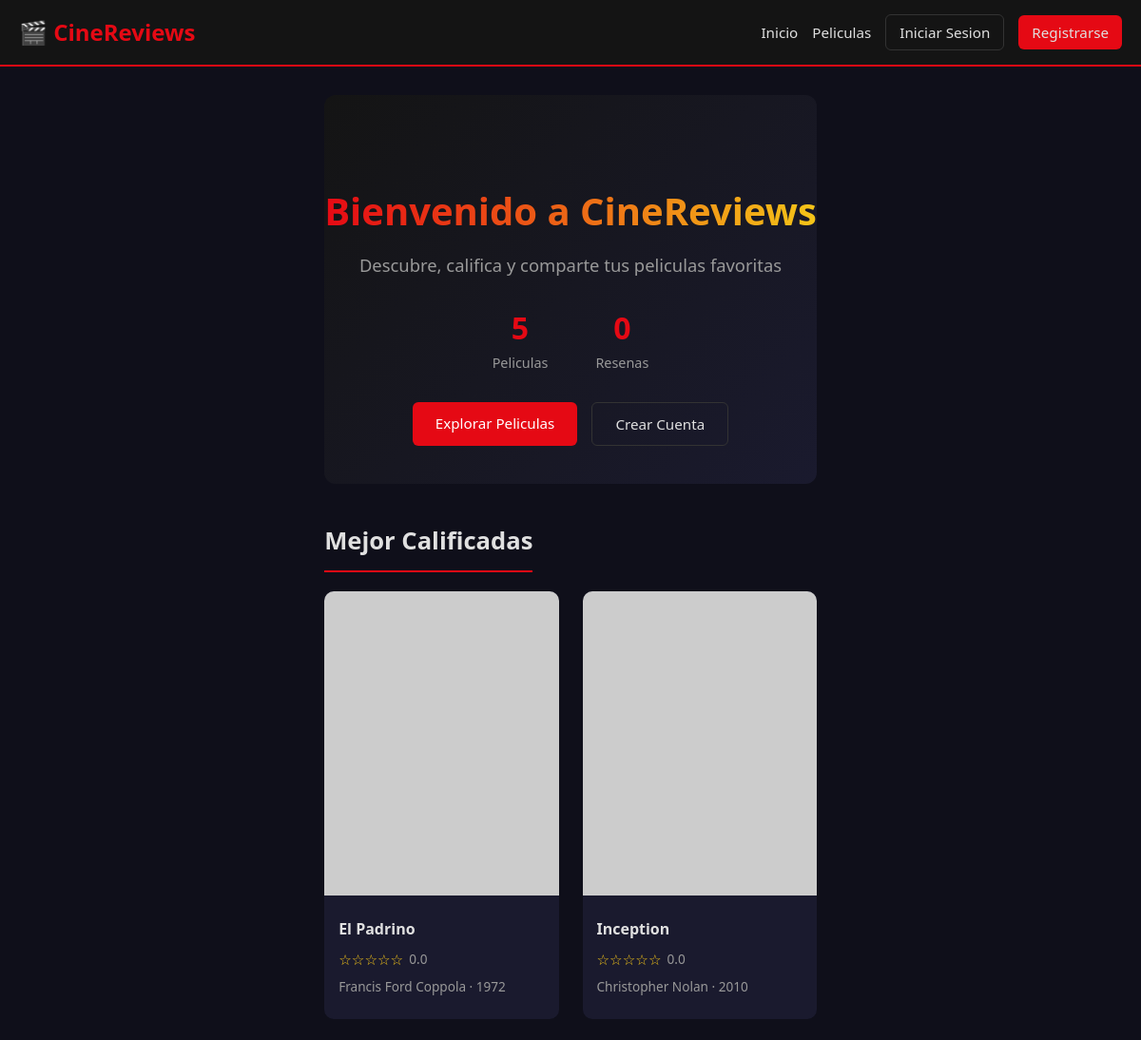
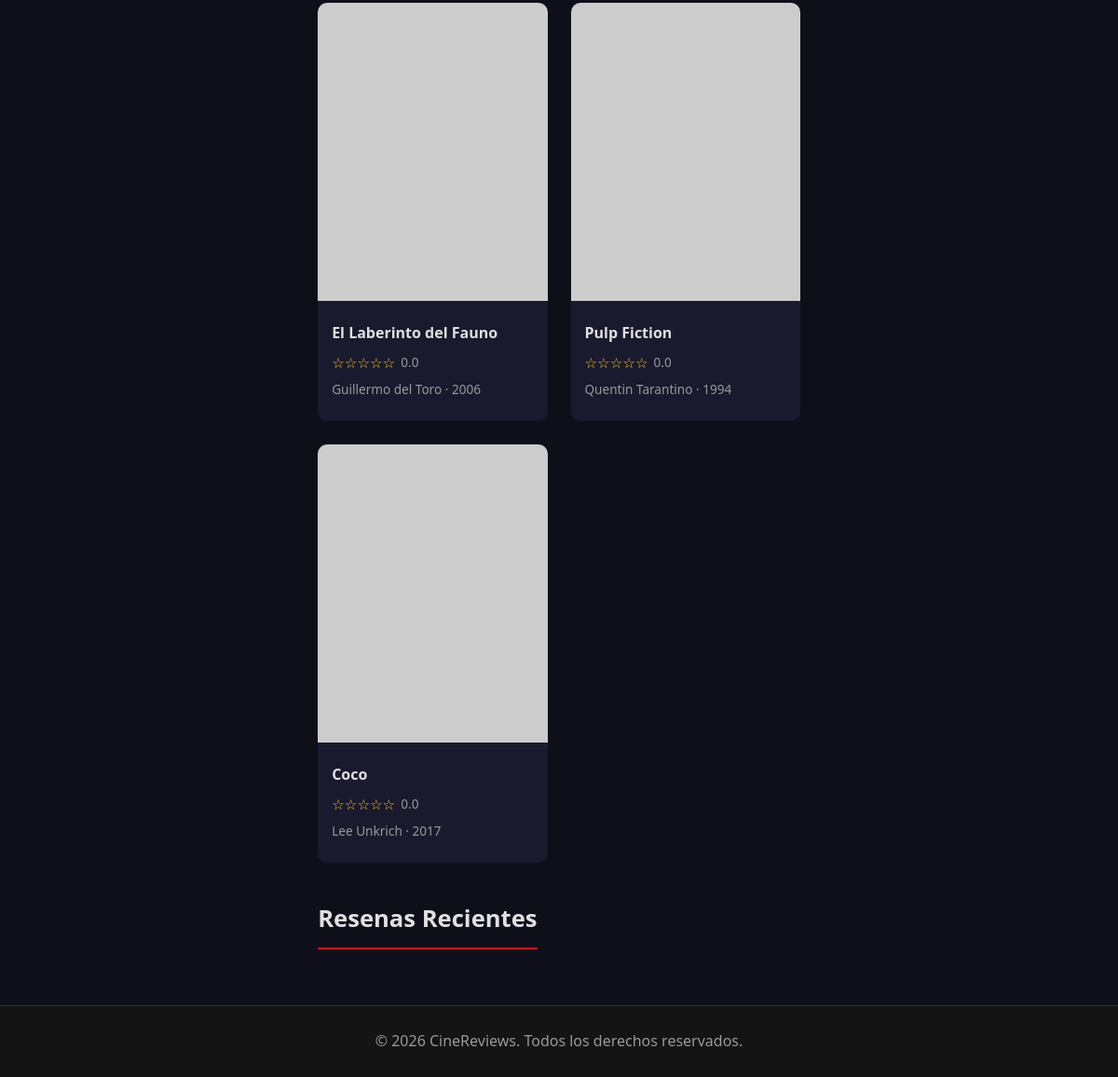
The page / on the database its author committed (2 pictures, top to bottom).
### tables this page shows
CREATE TABLE movies (
    id INT AUTO_INCREMENT PRIMARY KEY,
    title VARCHAR(200) NOT NULL,
    synopsis TEXT NOT NULL,
    director VARCHAR(100) NOT NULL,
    release_year INT NOT NULL,
    genre VARCHAR(100) NOT NULL,
    poster_url VARCHAR(500) DEFAULT NULL,
    rating_avg DECIMAL(3,2) DEFAULT 0.00,
    created_at TIMESTAMP DEFAULT CURRENT_TIMESTAMP
);

### includes/auth.php (called while the page is built, shortened)
<?php
function isLoggedIn() {
    return isset($_SESSION['user_id']);
}
function currentUser() {
    if (!isLoggedIn()) return null;
    $user = new User();
    return $user->findById($_SESSION['user_id']);
}
function sanitize($input) {
    return htmlspecialchars(trim($input), ENT_QUOTES, 'UTF-8');
}

### config/database.php (called while the page is built, shortened)
<?php
function getConnection() {
    static $pdo = null;
    if ($pdo === null) {
        try {
            $dsn = "mysql:host=" . DB_HOST . ";dbname=" . DB_NAME . ";charset=utf8mb4";
            $pdo = new PDO($dsn, DB_USER, DB_PASS, [
                PDO::ATTR_ERRMODE => PDO::ERRMODE_EXCEPTION,
                PDO::ATTR_DEFAULT_FETCH_MODE => PDO::FETCH_ASSOC,
                PDO::ATTR_EMULATE_PREPARES => false,
            ]);
        } catch (PDOException $e) {
            die("Error de conexion: " . $e->getMessage());
        }
    }
    return $pdo;
}

### models/Movie.php (called while the page is built, shortened)
<?php
require_once __DIR__ . '/../config/database.php';
class Movie {
    private $db;
    public function __construct() {
        $this->db = getConnection();
    }
    public function getTopRated($limit = 5) {
        $stmt = $this->db->prepare("SELECT * FROM movies ORDER BY rating_avg DESC LIMIT ?");
        $stmt->execute([$limit]);
        return $stmt->fetchAll();
    }
    public function countAll() {
        return $this->db->query("SELECT COUNT(*) FROM movies")->fetchColumn();
    }
}

### models/Review.php (called while the page is built, shortened)
<?php
require_once __DIR__ . '/../config/database.php';
class Review {
    private $db;
    public function __construct() {
        $this->db = getConnection();
    }
    public function countAll() {
        return $this->db->query("SELECT COUNT(*) FROM reviews")->fetchColumn();
    }
}

### index.php (the view, shortened to what this page needs)
<?php
require_once __DIR__ . '/models/Movie.php';
require_once __DIR__ . '/models/Review.php';
$movieModel = new Movie();
$reviewModel = new Review();
$topMovies = $movieModel->getTopRated(5);
$totalMovies = $movieModel->countAll();
$totalReviews = $reviewModel->countAll();
require_once __DIR__ . '/includes/header.php';
?>
<section class="hero">
    <h1>Bienvenido a CineReviews</h1>
    <p>Descubre, califica y comparte tus peliculas favoritas</p>
    <div class="hero-stats">
        <div class="stat">
            <span class="stat-num"><?= $totalMovies ?></span>
            <span class="stat-label">Peliculas</span>
        </div>
        <div class="stat">
            <span class="stat-num"><?= $totalReviews ?></span>
            <span class="stat-label">Resenas</span>
        </div>
    </div>
    <div class="hero-actions">
        <a href="<?= APP_URL ?>/pages/movies.php" class="btn btn-primary">Explorar Peliculas</a>
        <?php if (!isLoggedIn()): ?>
            <a href="<?= APP_URL ?>/pages/register.php" class="btn btn-outline">Crear Cuenta</a>
        <?php else: ?>
            <a href="<?= APP_URL ?>/pages/add_movie.php" class="btn btn-outline">Agregar Pelicula</a>
        <?php endif; ?>
    </div>
</section>
<section class="home-section">
    <h2>Mejor Calificadas</h2>
    <div class="movie-grid">
        <?php foreach ($topMovies as $movie): ?>
            <div class="movie-card">
                <a href="<?= APP_URL ?>/pages/movie.php?id=<?= $movie['id'] ?>">
                    <img src="<?= sanitize($movie['poster_url'] ?: 'https://via.placeholder.com/300x450?text=' . urlencode($movie['title'])) ?>"
                         alt="<?= sanitize($movie['title']) ?>">
                </a>
                <div class="movie-card-info">
                    <h3><a href="<?= APP_URL ?>/pages/movie.php?id=<?= $movie['id'] ?>"><?= sanitize($movie['title']) ?></a></h3>
                    <div class="rating">
                        <span class="stars"><?= str_repeat('&#9733;', round($movie['rating_avg'])) ?><?= str_repeat('&#9734;', 5 - round($movie['rating_avg'])) ?></span>
                        <span class="rating-num"><?= number_format($movie['rating_avg'], 1) ?></span>
                    </div>
                    <p class="meta"><?= sanitize($movie['director']) ?> &middot; <?= $movie['release_year'] ?></p>
                </div>
            </div>
        <?php endforeach; ?>
    </div>
</section>
<section class="home-section">
    <h2>Resenas Recientes</h2>
</section>
<?php require_once __DIR__ . '/includes/footer.php'; ?>

### includes/header.php (shortened to what this page needs)
<?php
require_once __DIR__ . '/auth.php';
$currentUser = currentUser();
?>
<!DOCTYPE html>
<html lang="es">
<head>
    <link rel="stylesheet" href="<?= APP_URL ?>/css/style.css">
</head>
<body>
    <header class="navbar">
        <div class="container nav-container">
            <a href="<?= APP_URL ?>" class="logo">&#127916; CineReviews</a>
            <nav class="nav-links">
                <a href="<?= APP_URL ?>">Inicio</a>
                <a href="<?= APP_URL ?>/pages/movies.php">Peliculas</a>
                <?php if ($currentUser): ?>
                    <a href="<?= APP_URL ?>/pages/add_movie.php">Agregar Pelicula</a>
                    <a href="<?= APP_URL ?>/pages/my_reviews.php">Mis Resenas</a>
                    <span class="nav-user">Hola, <?= sanitize($currentUser['username']) ?></span>
                    <a href="<?= APP_URL ?>/pages/logout.php" class="btn btn-sm btn-outline">Salir</a>
                <?php else: ?>
                    <a href="<?= APP_URL ?>/pages/login.php" class="btn btn-sm btn-outline">Iniciar Sesion</a>
                    <a href="<?= APP_URL ?>/pages/register.php" class="btn btn-sm btn-primary">Registrarse</a>
                <?php endif; ?>
            </nav>
        </div>
    </header>
    <main class="container">

### includes/footer.php
    </main>
    <footer class="footer">
        <div class="container">
            <p>&copy; <?= date('Y') ?> CineReviews. Todos los derechos reservados.</p>
        </div>
    </footer>
</body>
</html>

### css/style.css (style rules this page uses)
* { margin: 0; padding: 0; box-sizing: border-box; }
:root { --primary: #e50914; --primary-dark: #b20710; --dark: #141414; --dark-card: #1a1a2e; --dark-lighter: #16213e; --text: #e0e0e0; --text-muted: #999; --bg: #0f0f1a; --border: #333; --gold: #f5c518; --success: #2ecc71; --danger: #e74c3c; }
body { font-family: 'Segoe UI', Tahoma, Geneva, Verdana, sans-serif; background: var(--bg); color: var(--text); line-height: 1.6; min-height: 100vh; display: flex; flex-direction: column; }
.container { max-width: 1200px; margin: 0 auto; padding: 0 20px; }
.navbar { background: var(--dark); padding: 15px 0; border-bottom: 2px solid var(--primary); position: sticky; top: 0; z-index: 100; }
.nav-container { display: flex; justify-content: space-between; align-items: center; flex-wrap: wrap; gap: 10px; }
.logo { font-size: 1.5rem; font-weight: bold; color: var(--primary); text-decoration: none; }
.nav-links { display: flex; align-items: center; gap: 15px; flex-wrap: wrap; }
.nav-links a { color: var(--text); text-decoration: none; font-size: 0.95rem; transition: color 0.2s; }
.btn { display: inline-block; padding: 10px 24px; border-radius: 6px; font-size: 0.95rem; font-weight: 500; text-decoration: none; cursor: pointer; border: none; transition: all 0.2s; text-align: center; }
.btn-sm { padding: 6px 14px; font-size: 0.85rem; }
.btn-primary { background: var(--primary); color: #fff; }
.btn-outline { background: transparent; color: var(--text); border: 1px solid var(--border); }
.hero { text-align: center; padding: 60px 0 40px; background: linear-gradient(135deg, var(--dark) 0%, var(--dark-card) 100%); border-radius: 12px; margin: 30px 0; }
.hero h1 { font-size: 2.5rem; margin-bottom: 10px; background: linear-gradient(90deg, var(--primary), var(--gold)); -webkit-background-clip: text; -webkit-text-fill-color: transparent; background-clip: text; }
.hero p { color: var(--text-muted); font-size: 1.15rem; margin-bottom: 25px; }
.hero-stats { display: flex; justify-content: center; gap: 50px; margin-bottom: 30px; }
.stat { display: flex; flex-direction: column; }
.stat-num { font-size: 2rem; font-weight: bold; color: var(--primary); }
.stat-label { color: var(--text-muted); font-size: 0.9rem; }
.hero-actions { display: flex; justify-content: center; gap: 15px; }
.home-section { margin: 40px 0; }
.home-section h2 { font-size: 1.6rem; margin-bottom: 20px; padding-bottom: 10px; border-bottom: 2px solid var(--primary); display: inline-block; }
h1 { font-size: 2rem; margin: 30px 0 20px; }
.movie-grid { display: grid; grid-template-columns: repeat(auto-fill, minmax(220px, 1fr)); gap: 25px; }
.movie-card { background: var(--dark-card); border-radius: 10px; overflow: hidden; transition: transform 0.2s, box-shadow 0.2s; }
.movie-card img { width: 100%; height: 320px; object-fit: cover; }
.movie-card-info { padding: 15px; }
.movie-card-info h3 { font-size: 1rem; margin-bottom: 6px; }
.movie-card-info h3 a { color: var(--text); text-decoration: none; }
.rating { display: flex; align-items: center; gap: 6px; margin-bottom: 6px; }
.stars { color: var(--gold); font-size: 0.95rem; }
.rating-num { color: var(--text-muted); font-size: 0.85rem; }
.meta { color: var(--text-muted); font-size: 0.85rem; margin-bottom: 8px; }
.footer { margin-top: auto; background: var(--dark); padding: 25px 0; text-align: center; color: var(--text-muted); border-top: 1px solid var(--border); }

### rows shown on the page
movies: title "El Padrino", rating_avg "☆☆☆☆☆", rating_avg "0.0", director "Francis Ford Coppola", release_year "1972"
movies: title "Inception", rating_avg "☆☆☆☆☆", rating_avg "0.0", director "Christopher Nolan", release_year "2010"
movies: title "El Laberinto del Fauno", rating_avg "☆☆☆☆☆", rating_avg "0.0", director "Guillermo del Toro", release_year "2006"
movies: title "Pulp Fiction", rating_avg "☆☆☆☆☆", rating_avg "0.0", director "Quentin Tarantino", release_year "1994"
movies: title "Coco", rating_avg "☆☆☆☆☆", rating_avg "0.0", director "Lee Unkrich", release_year "2017"

### other values the page prints
$totalMovies "5"
$totalReviews "0"
